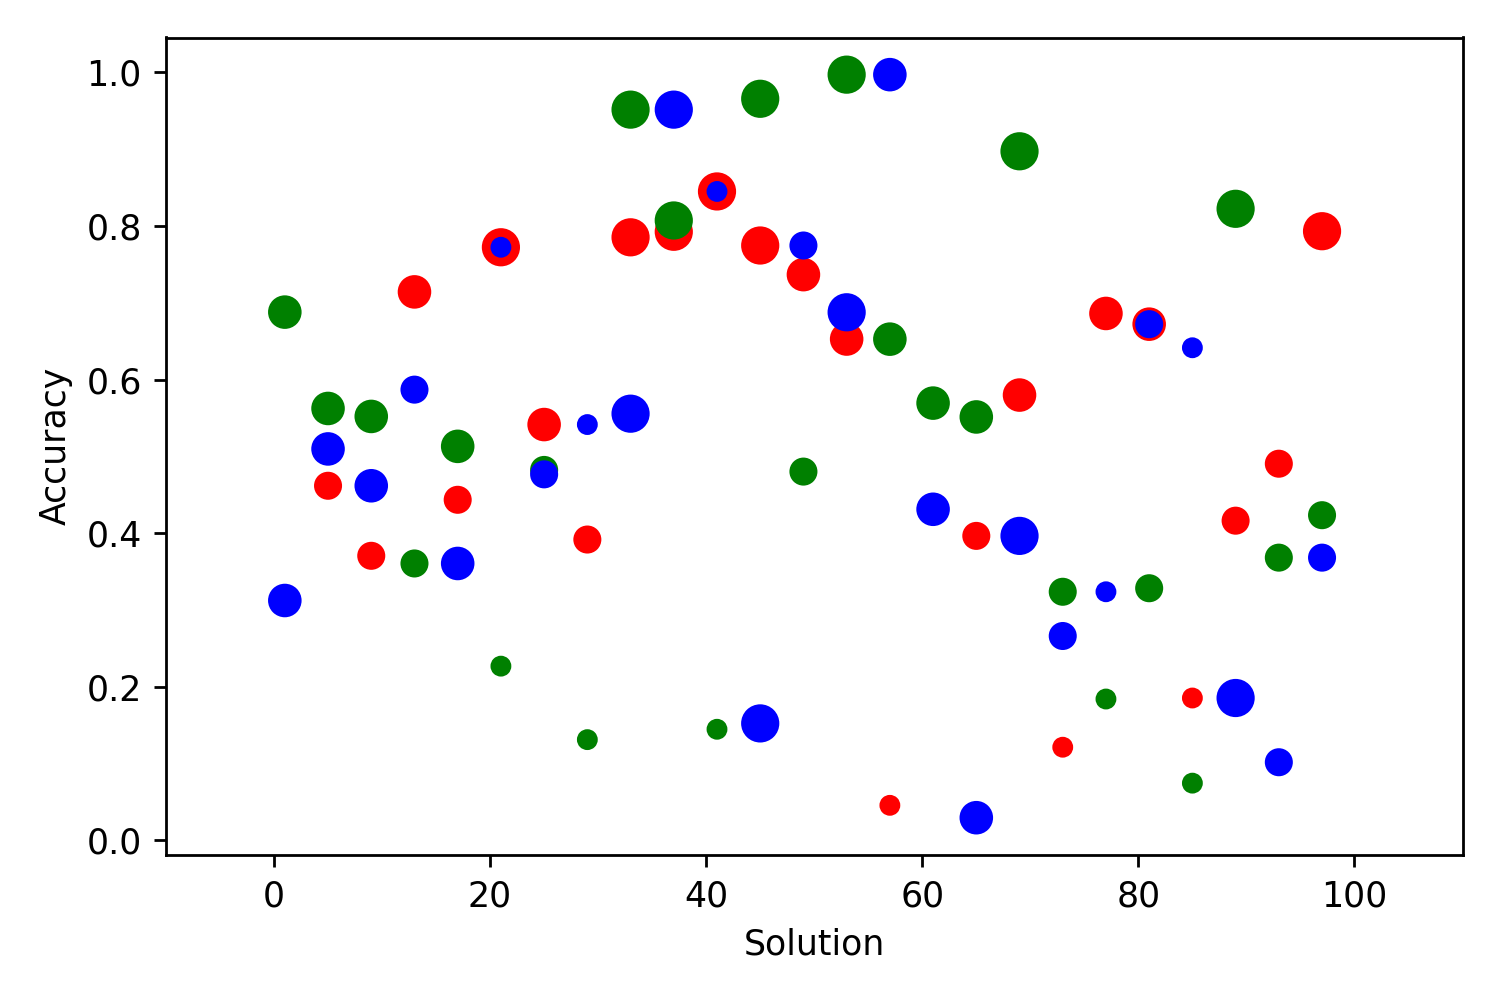

Write Python code to recreate this figure.
import matplotlib.pyplot as plt
import pandas as pd

# Data 
data = pd.read_csv('example_data_11.txt')

seria = data["Solution"]
seria = seria.iloc[::4]
x = seria.tolist()

seria = data["set1"] 
seria = seria.iloc[::4]
y1 = seria.tolist()

seria = data["set2"]
seria = seria.iloc[::4]
y2 = seria.tolist()

seria = data["set3"] 
seria = seria.iloc[::4]
y3 = seria.tolist()

def point_size(y):
    if y <= 0.25:
        return 25
    elif y <= 0.5:
        return 50
    elif y <= 0.75:
        return 75
    else:
        return 100

figure, axes = plt.subplots()
axes.scatter(x, y1, s = [point_size(y) for y in y1], color='red', label = 'set1')
axes.scatter(x, y2, s = [point_size(y) for y in y2], color='green', label = 'set2')
axes.scatter(x, y3, s = [point_size(y) for y in y2], color='blue', label = 'set')
axes.set(xlim = (-10, 110), xlabel = 'Solution',
       ylabel = 'Accuracy')

figure.tight_layout()
plt.savefig('Example_11', dpi=(250))
figure.set_dpi(120)